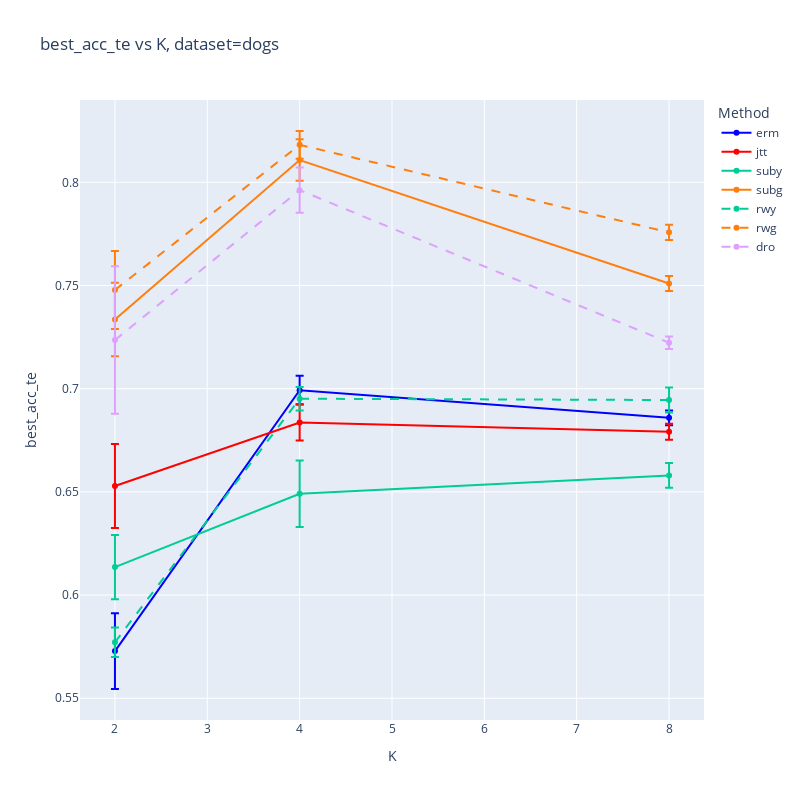
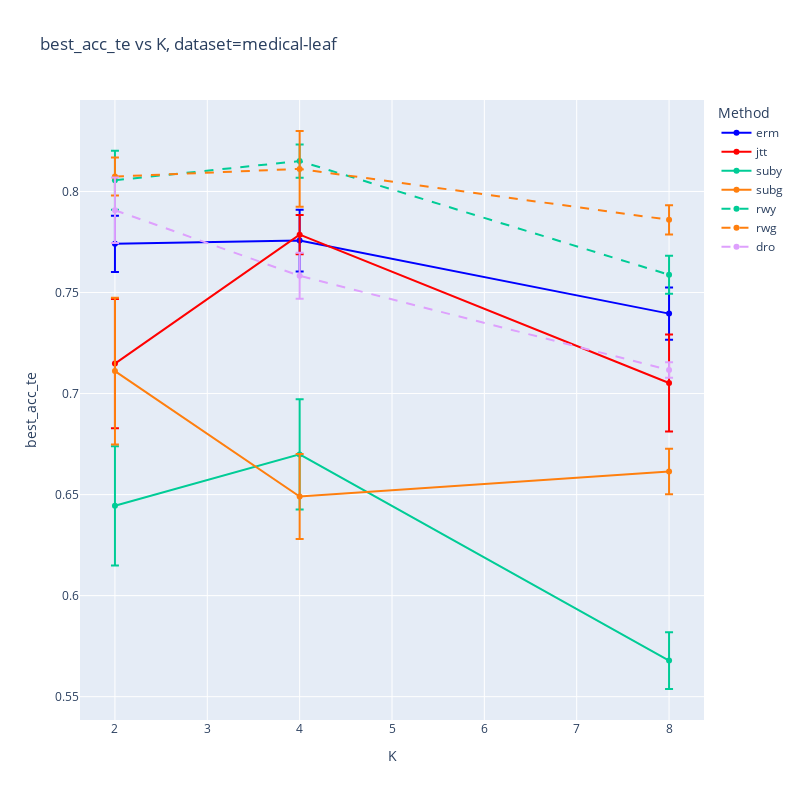
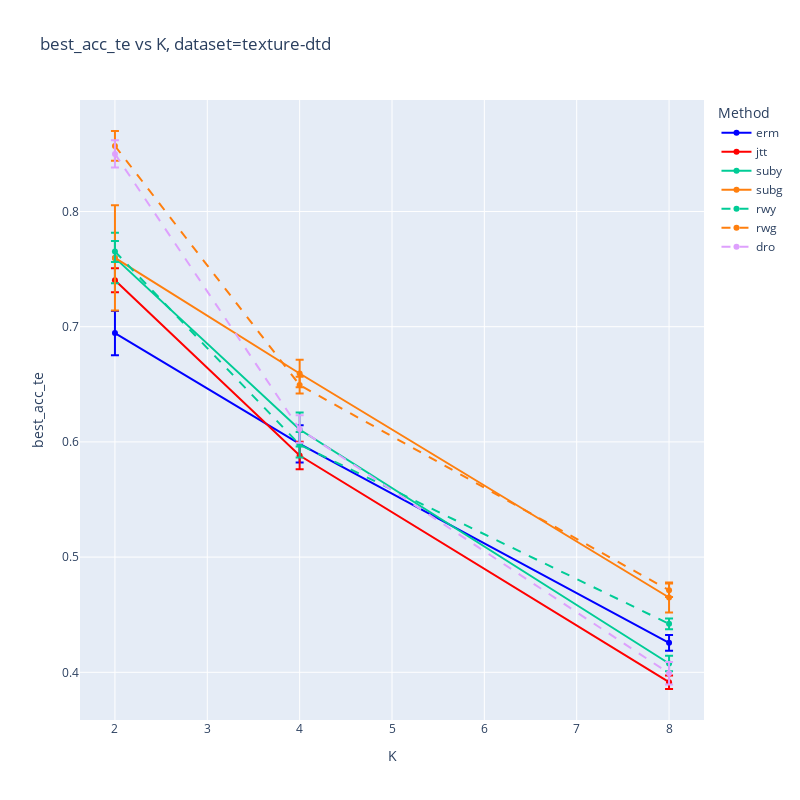
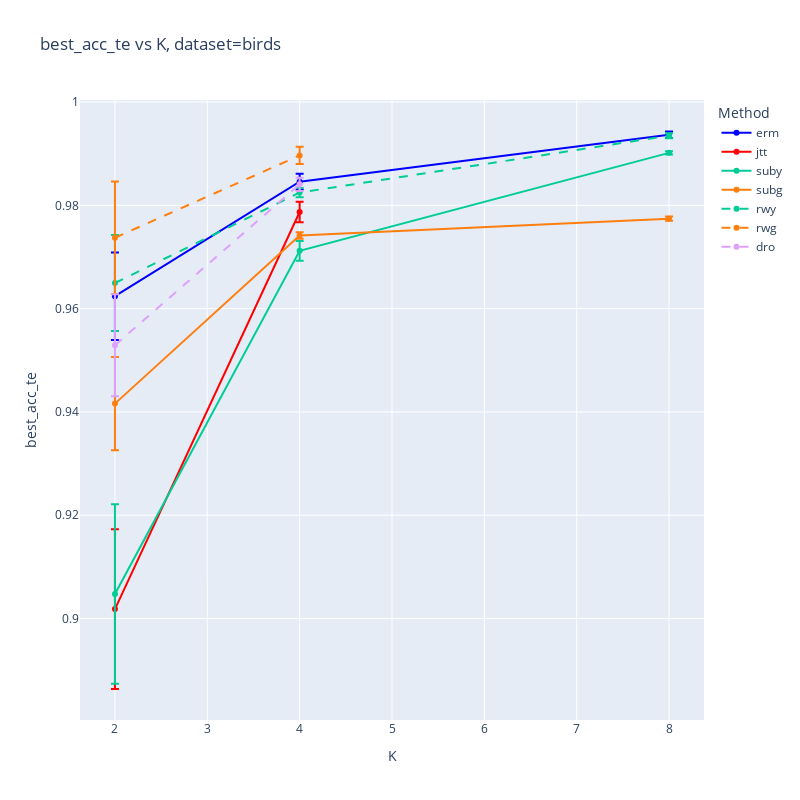

Here is the notebook cell these charts were saved with, in order:
### Code cell
x_axis = 'K'
y_axis = 'best_acc_te' #'mean_grp_acc_te'
for dataset_name in DATASETS.values():
    plot_graph(df_fix_mu, x_axis, y_axis, dataset_name,error_bars=ERROR_BARS, normalize=NORMALIZE)

### Figure 1 — Plotly figure (JSON) as saved in the notebook; plotly's stock layout.template omitted (floating-point values rounded to 4 significant figures)
{"data": [{"error_y": {"array": [0.01837, 0.00694, 0.003588], "type": "data", "visible": true}, "line": {"color": "blue", "dash": "solid"}, "mode": "lines+markers", "name": "erm", "type": "scatter", "x": [2, 4, 8], "y": [0.5729, 0.6993, 0.6859]}, {"error_y": {"array": [0.02037, 0.008785, 0.003823], "type": "data", "visible": true}, "line": {"color": "red", "dash": "solid"}, "mode": "lines+markers", "name": "jtt", "type": "scatter", "x": [2, 4, 8], "y": [0.6529, 0.6836, 0.6791]}, {"error_y": {"array": [0.01554, 0.01607, 0.006033], "type": "data", "visible": true}, "line": {"color": "#00CC96", "dash": "solid"}, "mode": "lines+markers", "name": "suby", "type": "scatter", "x": [2, 4, 8], "y": [0.6136, 0.6491, 0.658]}, {"error_y": {"array": [0.01781, 0.01006, 0.003655], "type": "data", "visible": true}, "line": {"color": "#ff7f0e", "dash": "solid"}, "mode": "lines+markers", "name": "subg", "type": "scatter", "x": [2, 4, 8], "y": [0.7336, 0.8108, 0.751]}, {"error_y": {"array": [0.007196, 0.005702, 0.006104], "type": "data", "visible": true}, "line": {"color": "#00CC96", "dash": "dash"}, "mode": "lines+markers", "name": "rwy", "type": "scatter", "x": [2, 4, 8], "y": [0.5771, 0.6951, 0.6945]}, {"error_y": {"array": [0.01892, 0.006708, 0.003697], "type": "data", "visible": true}, "line": {"color": "#ff7f0e", "dash": "dash"}, "mode": "lines+markers", "name": "rwg", "type": "scatter", "x": [2, 4, 8], "y": [0.7479, 0.8182, 0.7758]}, {"error_y": {"array": [0.03572, 0.01102, 0.003001], "type": "data", "visible": true}, "line": {"color": "#DEA0FD", "dash": "dash"}, "mode": "lines+markers", "name": "dro", "type": "scatter", "x": [2, 4, 8], "y": [0.7236, 0.7962, 0.7223]}], "layout": {"height": 800, "legend": {"title": {"text": "Method"}}, "title": {"text": "best_acc_te vs K, dataset=dogs"}, "width": 800, "xaxis": {"title": {"text": "K"}}, "yaxis": {"title": {"text": "best_acc_te"}}}}

### Figure 2 — Plotly figure (JSON) as saved in the notebook; plotly's stock layout.template omitted (floating-point values rounded to 4 significant figures)
{"data": [{"error_y": {"array": [0.01392, 0.01529, 0.01297], "type": "data", "visible": true}, "line": {"color": "blue", "dash": "solid"}, "mode": "lines+markers", "name": "erm", "type": "scatter", "x": [2, 4, 8], "y": [0.7741, 0.7757, 0.7396]}, {"error_y": {"array": [0.03199, 0.00966, 0.02401], "type": "data", "visible": true}, "line": {"color": "red", "dash": "solid"}, "mode": "lines+markers", "name": "jtt", "type": "scatter", "x": [2, 4, 8], "y": [0.7148, 0.7786, 0.7052]}, {"error_y": {"array": [0.02951, 0.02732, 0.01405], "type": "data", "visible": true}, "line": {"color": "#00CC96", "dash": "solid"}, "mode": "lines+markers", "name": "suby", "type": "scatter", "x": [2, 4, 8], "y": [0.6444, 0.6699, 0.5679]}, {"error_y": {"array": [0.03627, 0.021, 0.01126], "type": "data", "visible": true}, "line": {"color": "#ff7f0e", "dash": "solid"}, "mode": "lines+markers", "name": "subg", "type": "scatter", "x": [2, 4, 8], "y": [0.7111, 0.649, 0.6614]}, {"error_y": {"array": [0.01464, 0.008245, 0.009421], "type": "data", "visible": true}, "line": {"color": "#00CC96", "dash": "dash"}, "mode": "lines+markers", "name": "rwy", "type": "scatter", "x": [2, 4, 8], "y": [0.8056, 0.815, 0.7588]}, {"error_y": {"array": [0.009443, 0.01876, 0.007222], "type": "data", "visible": true}, "line": {"color": "#ff7f0e", "dash": "dash"}, "mode": "lines+markers", "name": "rwg", "type": "scatter", "x": [2, 4, 8], "y": [0.8074, 0.8112, 0.786]}, {"error_y": {"array": [0.0162, 0.01137, 0.003857], "type": "data", "visible": true}, "line": {"color": "#DEA0FD", "dash": "dash"}, "mode": "lines+markers", "name": "dro", "type": "scatter", "x": [2, 4, 8], "y": [0.7907, 0.7583, 0.7117]}], "layout": {"height": 800, "legend": {"title": {"text": "Method"}}, "title": {"text": "best_acc_te vs K, dataset=medical-leaf"}, "width": 800, "xaxis": {"title": {"text": "K"}}, "yaxis": {"title": {"text": "best_acc_te"}}}}

### Figure 3 — Plotly figure (JSON) as saved in the notebook; plotly's stock layout.template omitted (floating-point values rounded to 4 significant figures)
{"data": [{"error_y": {"array": [0.01927, 0.01624, 0.006837], "type": "data", "visible": true}, "line": {"color": "blue", "dash": "solid"}, "mode": "lines+markers", "name": "erm", "type": "scatter", "x": [2, 4, 8], "y": [0.6944, 0.5983, 0.4256]}, {"error_y": {"array": [0.01044, 0.01197, 0.005893], "type": "data", "visible": true}, "line": {"color": "red", "dash": "solid"}, "mode": "lines+markers", "name": "jtt", "type": "scatter", "x": [2, 4, 8], "y": [0.7403, 0.5882, 0.3914]}, {"error_y": {"array": [0.02192, 0.01483, 0.0068], "type": "data", "visible": true}, "line": {"color": "#00CC96", "dash": "solid"}, "mode": "lines+markers", "name": "suby", "type": "scatter", "x": [2, 4, 8], "y": [0.7597, 0.6108, 0.4076]}, {"error_y": {"array": [0.04573, 0.01197, 0.01301], "type": "data", "visible": true}, "line": {"color": "#ff7f0e", "dash": "solid"}, "mode": "lines+markers", "name": "subg", "type": "scatter", "x": [2, 4, 8], "y": [0.7597, 0.6594, 0.4649]}, {"error_y": {"array": [0.00916, 0.01112, 0.004668], "type": "data", "visible": true}, "line": {"color": "#00CC96", "dash": "dash"}, "mode": "lines+markers", "name": "rwy", "type": "scatter", "x": [2, 4, 8], "y": [0.7653, 0.5976, 0.4421]}, {"error_y": {"array": [0.01292, 0.007345, 0.005891], "type": "data", "visible": true}, "line": {"color": "#ff7f0e", "dash": "dash"}, "mode": "lines+markers", "name": "rwg", "type": "scatter", "x": [2, 4, 8], "y": [0.8569, 0.6493, 0.4713]}, {"error_y": {"array": [0.01174, 0.01194, 0.009783], "type": "data", "visible": true}, "line": {"color": "#DEA0FD", "dash": "dash"}, "mode": "lines+markers", "name": "dro", "type": "scatter", "x": [2, 4, 8], "y": [0.85, 0.6111, 0.3991]}], "layout": {"height": 800, "legend": {"title": {"text": "Method"}}, "title": {"text": "best_acc_te vs K, dataset=texture-dtd"}, "width": 800, "xaxis": {"title": {"text": "K"}}, "yaxis": {"title": {"text": "best_acc_te"}}}}

### Figure 4 — Plotly figure (JSON) as saved in the notebook; plotly's stock layout.template omitted (floating-point values rounded to 4 significant figures)
{"data": [{"error_y": {"array": [0.008473, 0.001531, 0.0006475], "type": "data", "visible": true}, "line": {"color": "blue", "dash": "solid"}, "mode": "lines+markers", "name": "erm", "type": "scatter", "x": [2, 4, 8], "y": [0.9624, 0.9846, 0.9937]}, {"error_y": {"array": [0.01548, 0.001989], "type": "data", "visible": true}, "line": {"color": "red", "dash": "solid"}, "mode": "lines+markers", "name": "jtt", "type": "scatter", "x": [2, 4], "y": [0.9018, 0.9787]}, {"error_y": {"array": [0.01736, 0.001915, 0.0003035], "type": "data", "visible": true}, "line": {"color": "#00CC96", "dash": "solid"}, "mode": "lines+markers", "name": "suby", "type": "scatter", "x": [2, 4, 8], "y": [0.9047, 0.9712, 0.9902]}, {"error_y": {"array": [0.009032, 0.0006217, 0.0003994], "type": "data", "visible": true}, "line": {"color": "#ff7f0e", "dash": "solid"}, "mode": "lines+markers", "name": "subg", "type": "scatter", "x": [2, 4, 8], "y": [0.9416, 0.9742, 0.9774]}, {"error_y": {"array": [0.009312, 0.0008842, 0.0004996], "type": "data", "visible": true}, "line": {"color": "#00CC96", "dash": "dash"}, "mode": "lines+markers", "name": "rwy", "type": "scatter", "x": [2, 4, 8], "y": [0.965, 0.9825, 0.9935]}, {"error_y": {"array": [0.0109, 0.00168, null], "type": "data", "visible": true}, "line": {"color": "#ff7f0e", "dash": "dash"}, "mode": "lines+markers", "name": "rwg", "type": "scatter", "x": [2, 4, 8], "y": [0.9737, 0.9897, null]}, {"error_y": {"array": [0.009868, 0.001275], "type": "data", "visible": true}, "line": {"color": "#DEA0FD", "dash": "dash"}, "mode": "lines+markers", "name": "dro", "type": "scatter", "x": [2, 4], "y": [0.9529, 0.9841]}], "layout": {"height": 800, "legend": {"title": {"text": "Method"}}, "title": {"text": "best_acc_te vs K, dataset=birds"}, "width": 800, "xaxis": {"title": {"text": "K"}}, "yaxis": {"title": {"text": "best_acc_te"}}}}
